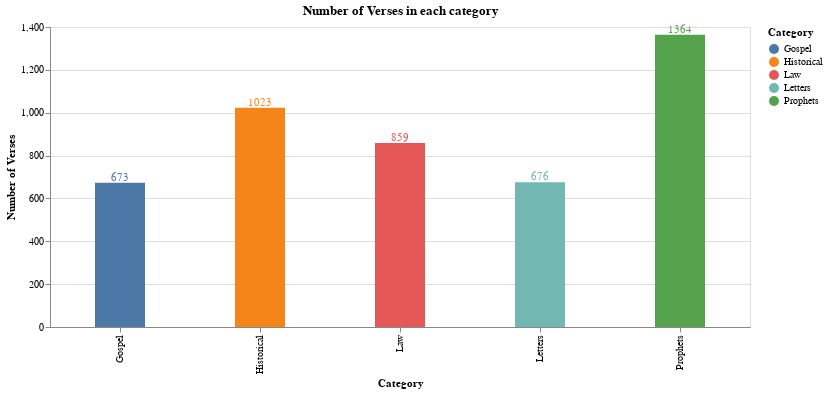

Notebook source saved alongside this figure:
### Code cell
# visualizes the data distribution

import altair as alt
bars = alt.Chart(bible_sectioned).mark_bar(size=50).encode(
    x=alt.X("Category"),
    y=alt.Y("count():Q", axis=alt.Axis(title='Number of Verses')),
    tooltip=[alt.Tooltip('count()', title='Number of Verse'), 'Category'],
    color='Category'

)

text = bars.mark_text(
    align='center',
    baseline='bottom',
).encode(
    text='count()'
)

(bars + text).interactive().properties(
    height=300, 
    width=700,
    title = "Number of Verses in each category",
)

### Figure 1 — Vega-Lite specification as saved in the notebook (floating-point values rounded to 4 significant figures; data arrays with more than 128 entries replaced by an {"elided": "..."} marker saying what was removed)
{"config": {"view": {"continuousWidth": 400, "continuousHeight": 300}}, "layer": [{"mark": {"type": "bar", "size": 50}, "encoding": {"color": {"field": "Category", "type": "nominal"}, "tooltip": [{"aggregate": "count", "title": "Number of Verse", "type": "quantitative"}, {"field": "Category", "type": "nominal"}], "x": {"field": "Category", "type": "nominal"}, "y": {"aggregate": "count", "axis": {"title": "Number of Verses"}, "type": "quantitative"}}, "selection": {"selector001": {"type": "interval", "bind": "scales", "encodings": ["x", "y"]}}}, {"mark": {"type": "text", "align": "center", "baseline": "bottom"}, "encoding": {"color": {"field": "Category", "type": "nominal"}, "text": {"aggregate": "count", "type": "quantitative"}, "tooltip": [{"aggregate": "count", "title": "Number of Verse", "type": "quantitative"}, {"field": "Category", "type": "nominal"}], "x": {"field": "Category", "type": "nominal"}, "y": {"aggregate": "count", "axis": {"title": "Number of Verses"}, "type": "quantitative"}}}], "data": {"name": "data-ba66692200050a2857710e9ba7b1c850"}, "height": 300, "title": "Number of Verses in each category", "width": 700, "$schema": "https://vega.github.io/schema/vega-lite/v4.17.0.json", "datasets": {"data-ba66692200050a2857710e9ba7b1c850": {"elided": "4595 records"}}}
